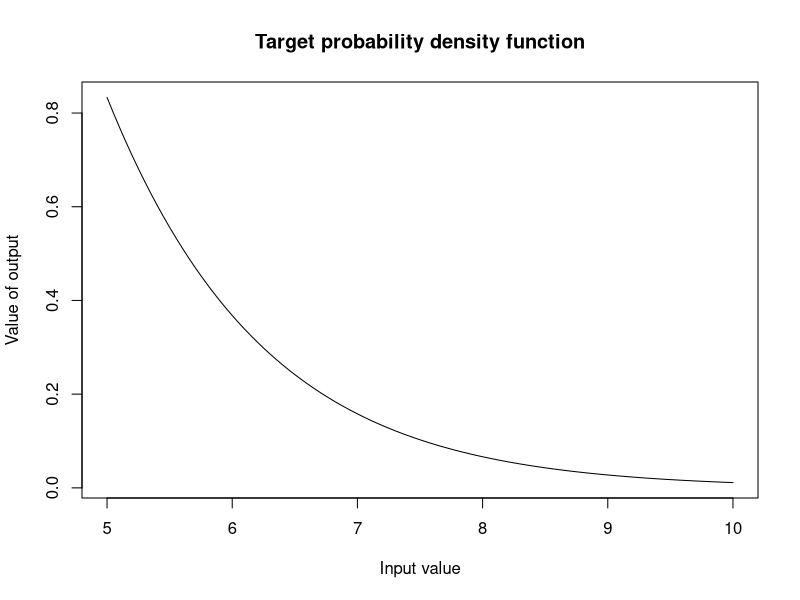
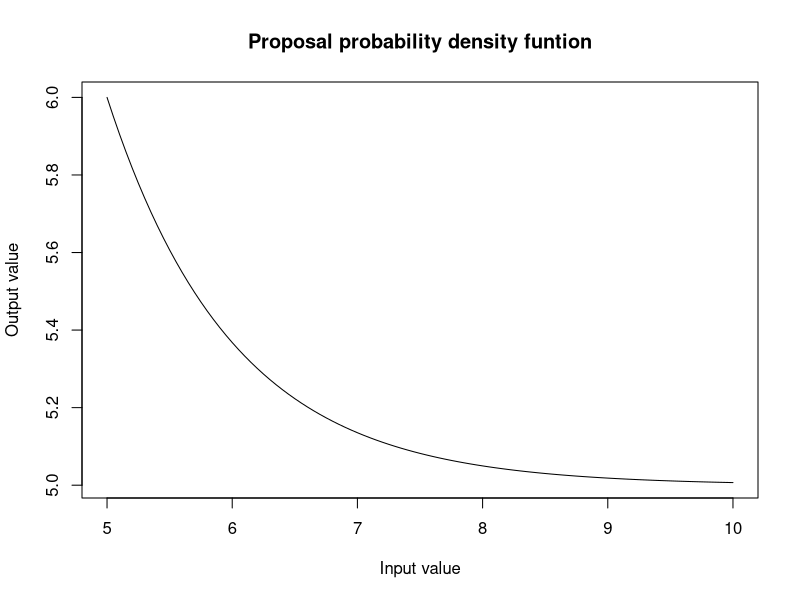

R code for these plots, in order: (Note: this script raises an error after producing the figures.)
#Rejection Sampling ----------------------------------------------------------------------
#Defining our target pdf (density function to sample from) --------------------------
target_pdf<-function(x){
  (x*exp(-x))/(6*exp(-5))
}

#Defining proposal pdf number generator(density function that we use to accept or reject)--
proposal_pdf<- function(x){
  5 + rexp(1, rate =1)
}
proposal_pdf_graph<- function(x){
  5 + exp(-(x - 5))
}
#Graphing our target  and proposal probability density functions 
curve(target_pdf(x), from = 5, to =10, 
      xlab = "Input value",
      ylab = "Value of output",
      main = "Target probability density function")

curve(proposal_pdf_graph(x), from = 5, to = 10,
      xlab = "Input value",
      ylab = "Output value",
      main = "Proposal probability density funtion")

#Rejection Sampling function ------------------------------------
sim_gamma<-function(){
  set.seed(123)
  n <-5000
  sample_y<-numeric(n)
  number <- 0
  count<-0
  total_sample <-numeric(0)
  while(count<n) {
    
    #generated sample from proposal 
    y<-proposal_pdf(1)
    #uniform comparison
    u<- runif(1,0,1)
    #number of total generated samples
    number <- number + 1
    total_sample[number] <- y
    acceptance_rate <- round((5000/ length(total_sample))*100 , digits = 3)
    
    #accept or reject criteria
    if( u < target_pdf(y)/proposal_pdf(y))
      count<- count +1
    sample_y[count]<-y
    
  }
  
  text <- "Acceptance rate:"
  percent <- "%"
  output<-paste(text,acceptance_rate,percent)
  print(output)
  
}

sim_gamma()

#Graphical display of distribution of sample and pdf ------------- 
hist(sim_gamma(), freq = FALSE,
     main = "Distribution of generated sample",
     xlab = "Sample values")
curve(target_pdf(x), add = TRUE)
